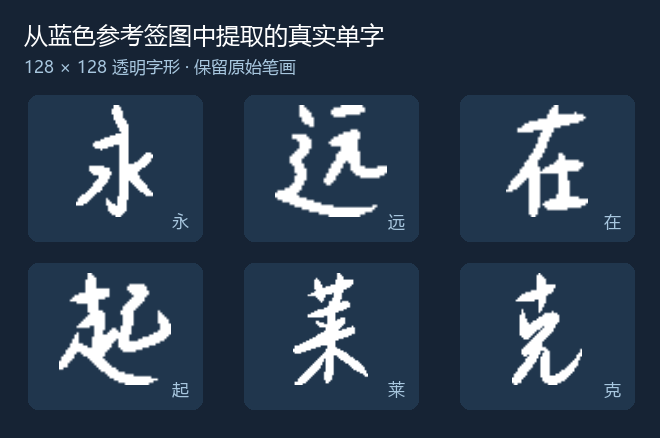
#> input picture assets/examples/extracted-training-glyphs.png, 660 x 438 px
$ python -i metrics.py   (imports and definitions only)
#> lines starting #> are read from the running program, lines starting #| are printed output that depends on the picture
# -*- coding: utf-8 -*-
"""S08 evaluator.metrics — 逐字自动 proxy 指标与失败分类账。

【proxy 声明，卡 S08"区分自动 proxy 和真人视觉"】
本模块全部指标是**结构代理**：
- "字形/内容正确"用输出 vs 目标 GT 的结构代理带近似（ink 比例 / 质心 / 连通域数），
  **不是 OCR、不是真人判定**；wrong_char_proxy 只是"结构与目标字不一致"的标记。
- coverage = 合成后非空非满（反例：空白输出被高背景 accuracy 奖励 / 整块填满）。
- 透明层健全 = alpha 非空非全 + RGB-alpha 一致性（合成回读），对应卡面"背景泄漏/透明"。
- 风格相似 proxy = 与 style ref 的统计距离（ink 比例/墨色均值/亮度直方），
  仅记录数值与校准参考，**不做成败判定**（风格质量由 S09 真人盲评判）。

失败分类账（每字可多标签，全部显式报告，不聚合掩盖）：
  blank / full_fill / wrong_char_proxy / decode_fail / transparency_broken

阈值不隐藏：全部带名放在 EVAL_CONFIG，随收据落盘（config_hash 可复算）。
纯 CPU、零第三方依赖（PIL 之外不 import 任何重库；连通域为 8-连通 union-find，无 scipy）。
"""
from __future__ import annotations

from PIL import Image

# 评估口径版本（bands 语义变了必须升版本，防跨版本混比——卡 S08"分数无版本映射"反例）
METRICS_VERSION = "eval-metrics/2.0-alpha-contract"

# ---- 评估配置（全部阈值显式命名；进收据 config，config_hash 可复算） ----
EVAL_CONFIG = {
    "ink_threshold": 128,          # ink = 合成 luma < 128（与 charprep ALPHA_THRESHOLD / m1 adapter 同口径）
    "blank_min_ink_px": 16,        # 绝对下限（对齐 m1_adapter.INK_MIN_PX）
    "blank_max_ratio": 0.003,      # 相对下限：ink 占比 < 0.3% → blank
    "full_fill_ratio": 0.85,       # ink 占比 > 85% → full_fill
    "composite_tolerance": 128,    # RGBA 合成回读 vs RGB luma 最大差容忍（对齐 S01/S04 口径）
    "ratio_band_low_factor": 0.4,  # 结构带：ink 比 < 0.4×目标 → 轴出带
    "ratio_band_high_factor": 1.8, # ink 比 > 1.8×目标 + abs → 轴出带
    "ratio_band_high_abs": 0.05,
    "centroid_max_dist": 0.22,     # 归一化质心欧氏距离上限（图像边长为 1）
    "cc_low_slack": 1,             # 连通域带：cc_out >= cc_tgt - slack（下限 1）
    "cc_high_factor": 2.0,         # cc_out <= cc_tgt * factor + abs
    "cc_high_abs": 2,
    "wrong_char_axes_min": 2,      # 3 轴中 ≥2 轴出带 → wrong_char_proxy
    "style_band_slack": 0.15,      # 风格 proxy 距离相对校准参考的记录带（仅记录，不成败）
}

FAIL_BLANK = "blank"
FAIL_FULL_FILL = "full_fill"
FAIL_WRONG_CHAR = "wrong_char_proxy"
FAIL_DECODE = "decode_fail"
FAIL_TRANSPARENCY = "transparency_broken"
FAIL_CLASSES = (FAIL_BLANK, FAIL_FULL_FILL, FAIL_WRONG_CHAR, FAIL_DECODE, FAIL_TRANSPARENCY)


class EvalError(RuntimeError):
    def __init__(self, code: str, msg: str):
        super().__init__(f"[{code}] {msg}")
        self.code = code


# ---------------------------------------------------------------- 基础像素工具

def composite_luma(img: Image.Image):
    """任意 PIL 图 → (合成白底 L 图, alpha 健康信息 dict)。

    RGBA/LA：alpha 合成到白底后取 L（render 实际消费的墨迹口径）；
    RGB/L：直接取 L，alpha 视为"派生"（alpha_present=False）。
    """
    info = {"alpha_present": False, "alpha_derived": True,
            "alpha_opaque_px": None, "alpha_empty": None, "alpha_full": None,
            "composite_max_diff": None}
    if img.mode in ("RGBA", "LA") or (img.mode == "P" and "transparency" in img.info):
        rgba = img.convert("RGBA")
        alpha = rgba.split()[3]
        a_px = list(alpha.getdata())
        n = len(a_px)
        opaque = sum(1 for v in a_px if v >= 128)
        info["alpha_present"] = True
        info["alpha_derived"] = False
        info["alpha_opaque_px"] = opaque
        info["alpha_empty"] = opaque == 0
        info["alpha_full"] = opaque == n
        bg = Image.new("RGB", rgba.size, (255, 255, 255))
        bg.paste(rgba, mask=alpha)
        comp_l = bg.convert("L")
        # Check the alpha compositing equation, not raw transparent RGB. Black ink
        # with transparent black background is a valid straight-alpha encoding.
        expected=[round(255*(1-a/255)+v*a/255) for a,v in zip(a_px,rgba.convert("L").getdata())]
        diff = max(abs(a-b) for a,b in zip(comp_l.getdata(),expected))
        info["composite_max_diff"] = diff
        return comp_l, info
    return img.convert("L"), info


# [6 lines left out: function glyph_luma, not called in this run]


def ink_mask(l_img: Image.Image, threshold: int):
    """luma → (bytearray 0/1, w, h)。ink = luma < threshold（深色墨）。"""
    w, h = l_img.size
    px = list(l_img.getdata())
    mask = bytearray(1 if v < threshold else 0 for v in px)
    return mask, w, h


def ink_stats(mask, w: int, h: int) -> dict:
    """ink 比例 / 归一化质心（边长为 1 的坐标系）。"""
    n = w * h
    total = 0
    sx = sy = 0
    for i, v in enumerate(mask):
        if v:
            total += 1
            sx += i % w
            sy += i // w
    ratio = total / n if n else 0.0
    if total:
        centroid = (round(sx / total / w, 6), round(sy / total / h, 6))
    else:
        centroid = None
    return {"ink_px": total, "ink_ratio": round(ratio, 6), "centroid": centroid}


def connected_components(mask, w: int, h: int) -> int:
    """8-连通域计数（union-find，迭代；无 scipy 依赖，与 charprep.split 同思路）。"""
    n = w * h
    parent = list(range(n))

    def find(i):
        while parent[i] != i:
            parent[i] = parent[parent[i]]
            i = parent[i]
        return i

    for i in range(n):
        if not mask[i]:
            continue
        x, y = i % w, i // w
        for dx, dy in ((-1, 0), (-1, -1), (0, -1), (1, -1)):  # 已扫过的左/上邻域
            nx, ny = x + dx, y + dy
            if 0 <= nx < w and 0 <= ny < h:
                j = ny * w + nx
                if mask[j]:
                    ra, rb = find(i), find(j)
                    if ra != rb:
                        parent[max(ra, rb)] = min(ra, rb)
    roots = set()
    for i in range(n):
        if mask[i]:
            roots.add(find(i))
    return len(roots)


def load_target_ink(path) -> dict:
    """目标 GT 图（快照 alpha PNG 或白底 RGB 历史字模）→ ink 统计 + 连通域。

    alpha 图：ink = alpha>=128（GT 的本义是 alpha 层，颜色无关）；
    无 alpha 图：ink = luma<128（与输出同口径）。
    """
    img = Image.open(path)
#> img is the input picture: PIL image 660x438 RGB; mean R, G, B 44.9, 61.2, 79.8
    img.load()
    if img.mode in ("RGBA", "LA") or (img.mode == "P" and "transparency" in img.info):
        rgba = img.convert("RGBA")
        a = rgba.split()[3]
        w, h = rgba.size
        mask = bytearray(1 if v >= 128 else 0 for v in a.getdata())
        stats = ink_stats(mask, w, h)
    else:
        l_img, _ = composite_luma(img)
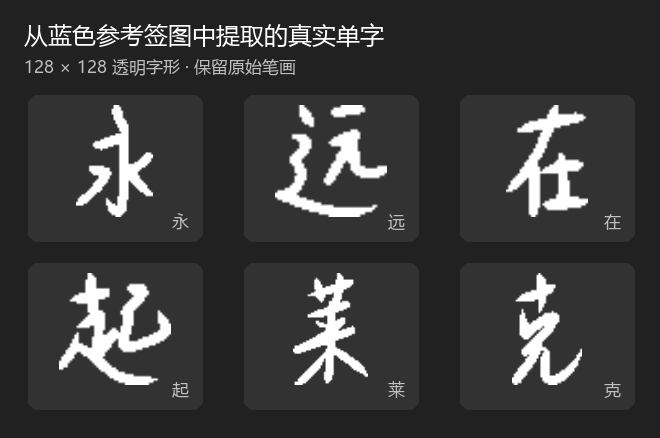
#> l_img: PIL image 660x438 L; min 33, max 255, mean 58.4
        mask, w, h = ink_mask(l_img, EVAL_CONFIG["ink_threshold"])
#> in ink_mask, `px = list(l_img.getdata())`: px = 289080 items
#> w = 660; h = 438
        stats = ink_stats(mask, w, h)
#> in ink_stats, `n = w * h`: n = 289080
#> the loop in ink_stats, `for i, v in enumerate(mask):` made 289080 passes
#> sx on passes 1 to 12: 0, 1, 3, 6, 10, 15, 21, 28, 36, 45, 55, 66
#> after the loop in ink_stats, `for i, v in enumerate(mask):`: sx = 87945884; sy = 57900946; total = 264763
#> in ink_stats, `ratio = total / n if n else 0.0`: ratio = 0.916
#> in ink_stats, `centroid = (round(sx / total / w, 6), round(sy / total / h, 6))`: centroid = (0.503, 0.499)
#> stats = {'ink_px': 264763, 'ink_ratio': 0.916, 'centroid': (0.503, 0.499)}
    stats["cc"] = connected_components(mask, w, h)
#> in connected_components, `n = w * h`: n = 289080
#> after the loop in connected_components, `for i in range(n):`: parent = 289080 items
    stats["size"] = [w, h]
    return stats


# ---------------------------------------------------------------- 风格统计 proxy

_HIST_BINS = 8


# [147 lines left out: functions style_features, style_distance, evaluate_char, not called in this run]

>>> result = load_target_ink('../../../assets/examples/extracted-training-glyphs.png')
#> result = {'ink_px': 264763, 'ink_ratio': 0.916, 'centroid': (0.503, 0.499), 'cc': 54, 'size': [660, 438]}
